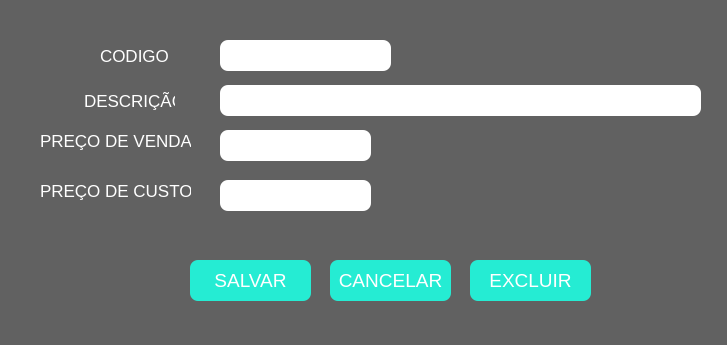
<?xml version="1.0" encoding="UTF-8"?>
<ui version="4.0">
 <class>CadastroDeProdutos</class>
 <widget class="QMainWindow" name="CadastroDeProdutos">
  <property name="geometry">
   <rect>
    <x>0</x>
    <y>0</y>
    <width>727</width>
    <height>345</height>
   </rect>
  </property>
  <property name="windowTitle">
   <string>Cadastro de Produtos</string>
  </property>
  <property name="styleSheet">
   <string notr="true">background-color: rgb(97, 97, 97);</string>
  </property>
  <widget class="QWidget" name="centralwidget">
   <widget class="QLineEdit" name="EntryCodigo">
    <property name="geometry">
     <rect>
      <x>220</x>
      <y>40</y>
      <width>171</width>
      <height>31</height>
     </rect>
    </property>
    <property name="font">
     <font>
      <pointsize>13</pointsize>
     </font>
    </property>
    <property name="styleSheet">
     <string notr="true">border-radius: 8px;
background-color: rgb(255, 255, 255);
color: rgb(147, 147, 147);</string>
    </property>
    <property name="text">
     <string/>
    </property>
    <property name="alignment">
     <set>Qt::AlignCenter</set>
    </property>
   </widget>
   <widget class="QLineEdit" name="EntryDescricao">
    <property name="geometry">
     <rect>
      <x>220</x>
      <y>85</y>
      <width>481</width>
      <height>31</height>
     </rect>
    </property>
    <property name="font">
     <font>
      <pointsize>13</pointsize>
     </font>
    </property>
    <property name="styleSheet">
     <string notr="true">border-radius: 8px;
background-color: rgb(255, 255, 255);
color: rgb(147, 147, 147);</string>
    </property>
    <property name="alignment">
     <set>Qt::AlignCenter</set>
    </property>
   </widget>
   <widget class="QLineEdit" name="EntryPrecoVenda">
    <property name="geometry">
     <rect>
      <x>220</x>
      <y>130</y>
      <width>151</width>
      <height>31</height>
     </rect>
    </property>
    <property name="font">
     <font>
      <pointsize>13</pointsize>
     </font>
    </property>
    <property name="styleSheet">
     <string notr="true">border-radius: 8px;
background-color: rgb(255, 255, 255);
color: rgb(147, 147, 147);</string>
    </property>
    <property name="text">
     <string/>
    </property>
    <property name="alignment">
     <set>Qt::AlignCenter</set>
    </property>
   </widget>
   <widget class="QLineEdit" name="EntryPrecoCusto">
    <property name="geometry">
     <rect>
      <x>220</x>
      <y>180</y>
      <width>151</width>
      <height>31</height>
     </rect>
    </property>
    <property name="font">
     <font>
      <pointsize>13</pointsize>
     </font>
    </property>
    <property name="styleSheet">
     <string notr="true">border-radius: 8px;
background-color: rgb(255, 255, 255);
color: rgb(147, 147, 147);</string>
    </property>
    <property name="text">
     <string/>
    </property>
    <property name="alignment">
     <set>Qt::AlignCenter</set>
    </property>
   </widget>
   <widget class="QPushButton" name="ButtonSalvar">
    <property name="geometry">
     <rect>
      <x>190</x>
      <y>260</y>
      <width>121</width>
      <height>41</height>
     </rect>
    </property>
    <property name="font">
     <font>
      <pointsize>14</pointsize>
     </font>
    </property>
    <property name="styleSheet">
     <string notr="true">background-color: #25ecd3;
border-radius: 8px;
color: rgb(255, 255, 255);</string>
    </property>
    <property name="text">
     <string>SALVAR</string>
    </property>
   </widget>
   <widget class="QLabel" name="LabelCodigo">
    <property name="geometry">
     <rect>
      <x>100</x>
      <y>40</y>
      <width>81</width>
      <height>31</height>
     </rect>
    </property>
    <property name="font">
     <font>
      <pointsize>13</pointsize>
      <weight>50</weight>
      <bold>false</bold>
     </font>
    </property>
    <property name="styleSheet">
     <string notr="true">color: rgb(255, 255, 255);</string>
    </property>
    <property name="text">
     <string>CODIGO</string>
    </property>
   </widget>
   <widget class="QLabel" name="LabelDescricao">
    <property name="geometry">
     <rect>
      <x>84</x>
      <y>90</y>
      <width>91</width>
      <height>21</height>
     </rect>
    </property>
    <property name="font">
     <font>
      <pointsize>13</pointsize>
      <weight>50</weight>
      <bold>false</bold>
     </font>
    </property>
    <property name="styleSheet">
     <string notr="true">color: rgb(255, 255, 255);</string>
    </property>
    <property name="text">
     <string>DESCRIÇÃO</string>
    </property>
   </widget>
   <widget class="QLabel" name="LabelPecoVenda">
    <property name="geometry">
     <rect>
      <x>40</x>
      <y>130</y>
      <width>151</width>
      <height>21</height>
     </rect>
    </property>
    <property name="font">
     <font>
      <pointsize>13</pointsize>
      <weight>50</weight>
      <bold>false</bold>
     </font>
    </property>
    <property name="styleSheet">
     <string notr="true">color: rgb(255, 255, 255);</string>
    </property>
    <property name="text">
     <string>PREÇO DE VENDA</string>
    </property>
   </widget>
   <widget class="QLabel" name="LabelPrecoCusto">
    <property name="geometry">
     <rect>
      <x>40</x>
      <y>180</y>
      <width>151</width>
      <height>21</height>
     </rect>
    </property>
    <property name="font">
     <font>
      <pointsize>13</pointsize>
     </font>
    </property>
    <property name="styleSheet">
     <string notr="true">color: rgb(255, 255, 255);</string>
    </property>
    <property name="text">
     <string>PREÇO DE CUSTO</string>
    </property>
   </widget>
   <widget class="QPushButton" name="ButtonCancelar">
    <property name="geometry">
     <rect>
      <x>330</x>
      <y>260</y>
      <width>121</width>
      <height>41</height>
     </rect>
    </property>
    <property name="font">
     <font>
      <pointsize>14</pointsize>
     </font>
    </property>
    <property name="styleSheet">
     <string notr="true">background-color: #25ecd3;
border-radius: 8px;
color: rgb(255, 255, 255);</string>
    </property>
    <property name="text">
     <string>CANCELAR</string>
    </property>
   </widget>
   <widget class="QPushButton" name="ButtonExcluir">
    <property name="geometry">
     <rect>
      <x>470</x>
      <y>260</y>
      <width>121</width>
      <height>41</height>
     </rect>
    </property>
    <property name="font">
     <font>
      <pointsize>14</pointsize>
     </font>
    </property>
    <property name="styleSheet">
     <string notr="true">background-color: #25ecd3;
border-radius: 8px;
color: rgb(255, 255, 255);</string>
    </property>
    <property name="text">
     <string>EXCLUIR</string>
    </property>
   </widget>
  </widget>
 </widget>
 <resources/>
 <connections/>
</ui>
